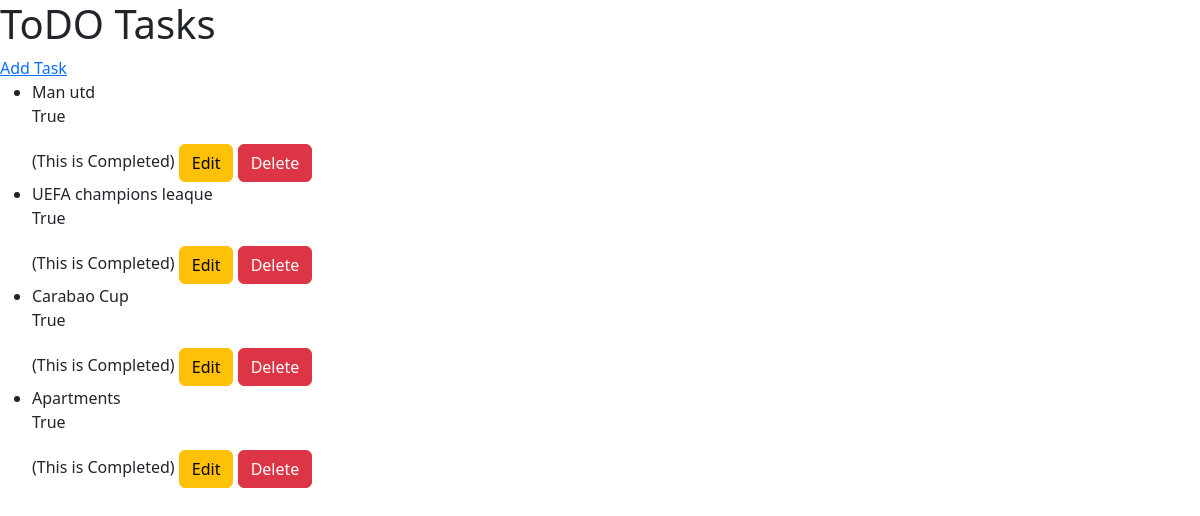
The app's page /, older data.
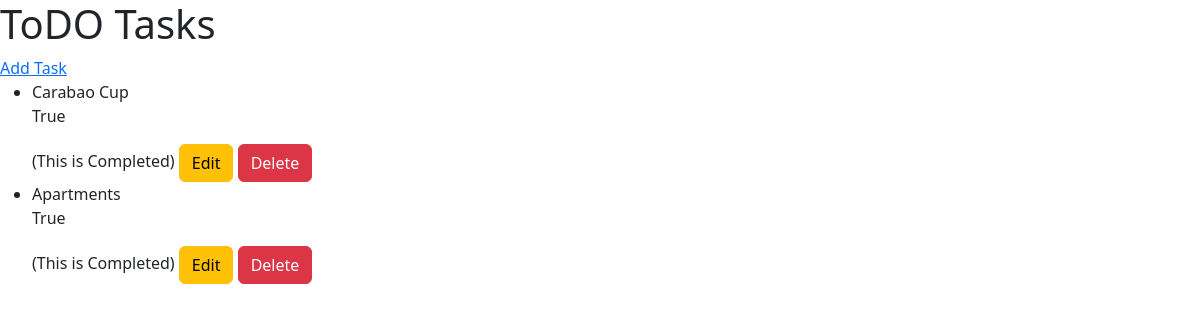
The same page, newer data.
### todo/models.py (models this page shows, shortened)
class Task(models.Model):
    title = models.CharField(max_length=100)
    completed = models.BooleanField(default=False)

### todo/views.py (the view)
# urls.py: path('', views.task_list, name='task_list'),
def task_list(request):
    tasks = Task.objects.all()
    return render(request,'todo/task_list.html',{'tasks':tasks})

### todo/templates/todo/task_list.html (shortened to what this page needs)
<!DOCTYPE html>
<html lang="en">
<head>
    <link href="https://cdn.jsdelivr.net/npm/bootstrap@5.3.3/dist/css/bootstrap.min.css" rel="stylesheet">
</head>
<body>
<h1>ToDO Tasks</h1>
<a href="{%  url 'task_create'  %}">Add Task</a>
<ul>
   {% for task in tasks%}
        <li>
              {{task.title}}
              <p>{{task.completed}}</p>
                <span>{% if task.completed %} (This is Completed) {% endif %}</span>
            <a type="btn" class="btn btn-warning" href="{% url 'task_update' task.pk %}">Edit</a>
            <a type="btn" class="btn btn-danger" href="{% url 'task_delete' task.pk %}">Delete</a>
        </li>
    {% endfor %}
</ul>
</body>
</html>

Row changes from the older to the newer data that the page shows:
removed Task: title "Man utd", completed "True", shows "(This is Completed)"
removed Task: title "UEFA champions leaque", completed "True", shows "(This is Completed)"
